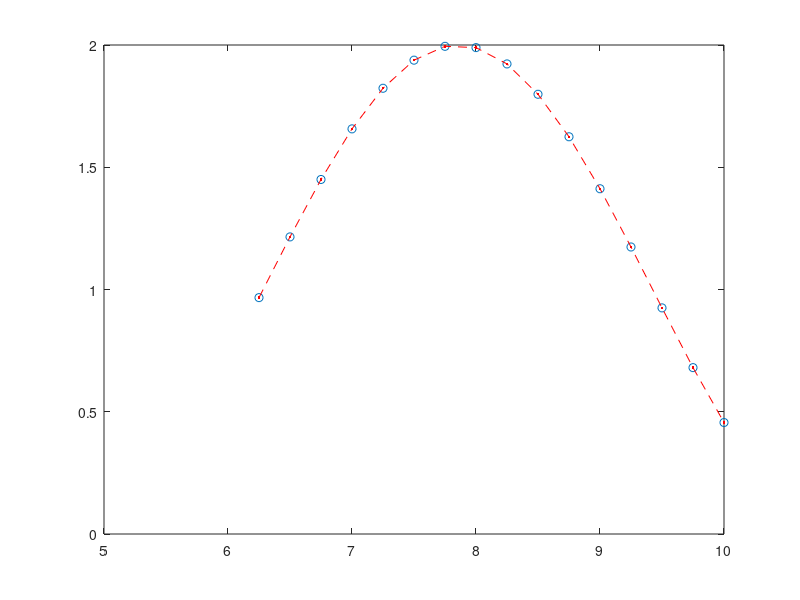

Reproduce this figure in MATLAB.
%% Author: Lu, Chia-Feng 2014.01.02
clear, close all

%% initialize parameters
x=[5:0.25:10];
y=sin(x)+1;

% % add a zero padded period
% zerox=[3:0.25:4];
% zeroy=zeros(1,length(zerox));
% x=[zerox x];  
% y=[zeroy y]; 

xx=x; % the complete x data to be estimated

removeperiod=[1:5]; % the period of data to be removed [6:10]

x(removeperiod)=[];  % remove parts of data points in purpose
y(removeperiod)=[];  % remove parts of data points in purpose

method='spline'; 
%%% the method of 1-D interpolation
% nearest: Nearest neighbor interpolation
% linear: Linear interpolation (default)
% spline: Cubic spline interpolation
% pchip: Piecewise cubic Hermite interpolation

SNR=25; % in dB
%% add white noise
% y=awgn(y,SNR);  % add white noise to signal according to a specific SNR

%% perform cubic spline data interpolation
yy=interp1(x,y,xx,method);

plot(x,y,'o'),hold on,
xlim([xx(1) xx(end)])
pause
plot(xx,yy,'r.--')